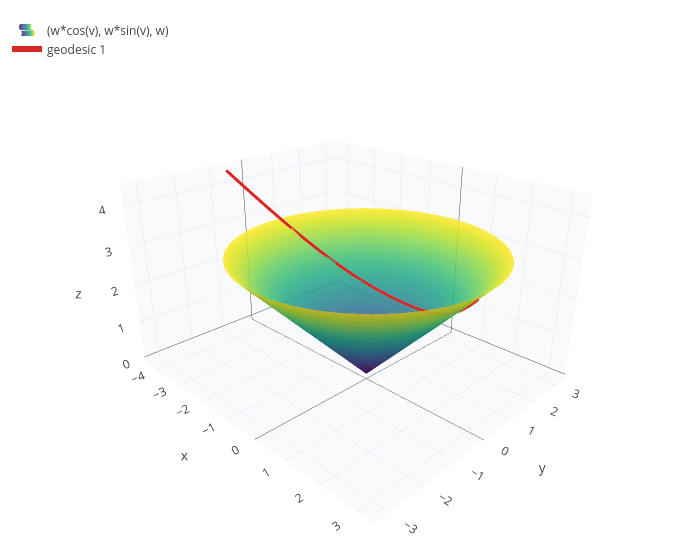

The notebook cell this image was saved under:
### Markdown cell above
Here infinitely many "lines" through a point miss a given line: the hyperbolic plane is the geometry where Euclid's
fifth postulate fails the other way. Its discovery, by Gauss, Bolyai and Lobachevsky [1][2], showed that geometry need not be
Euclidean, and paved the way for Einstein.

## 5. The cone

On a cone, a geodesic is a straight line on the unrolled paper. Rolled up, it comes in from far away, swings around
the tip and goes out again:

### Code cell
cone = [w*cos(v) w*sin(v) w];
c = inducedmetric(cone, [w v])
path = geodesic(c, [3 0], [-1 0.25], 6, [w*cos(v) w*sin(v) w]);
show(surface(w*cos(v), w*sin(v), w, w, 0, 3.2, v, 0, 2*pi), path)

### Figure 1 — Plotly figure (JSON) as saved in the notebook; plotly's stock layout.template omitted (floating-point values rounded to 4 significant figures; data arrays with more than 128 entries replaced by an {"elided": "..."} marker saying what was removed)
{"data": [{"colorscale": "Viridis", "name": "(w*cos(v), w*sin(v), w)", "opacity": 0.85, "showlegend": true, "showscale": false, "type": "surface", "x": {"elided": "41x41 float values"}, "y": {"elided": "41x41 float values"}, "z": {"elided": "41x41 float values"}}, {"line": {"color": "#dc2626", "width": 6}, "mode": "lines", "name": "geodesic 1", "type": "scatter3d", "x": {"elided": "1252 float values"}, "y": {"elided": "1252 float values"}, "z": {"elided": "1252 float values"}}], "layout": {"height": 560, "legend": {"x": 0.01, "y": 0.99}, "margin": {"b": 0, "l": 0, "r": 0, "t": 10}, "scene": {"aspectmode": "data", "camera": {"eye": {"x": 1.6, "y": -1.6, "z": 1.0}}, "xaxis": {"backgroundcolor": "#f8fafc", "gridcolor": "#e2e8f0", "showbackground": true, "title": {"text": "x"}}, "yaxis": {"backgroundcolor": "#f8fafc", "gridcolor": "#e2e8f0", "showbackground": true, "title": {"text": "y"}}, "zaxis": {"backgroundcolor": "#f8fafc", "gridcolor": "#e2e8f0", "showbackground": true, "title": {"text": "z"}}}, "showlegend": true, "title": {"text": ""}, "width": 700}}
